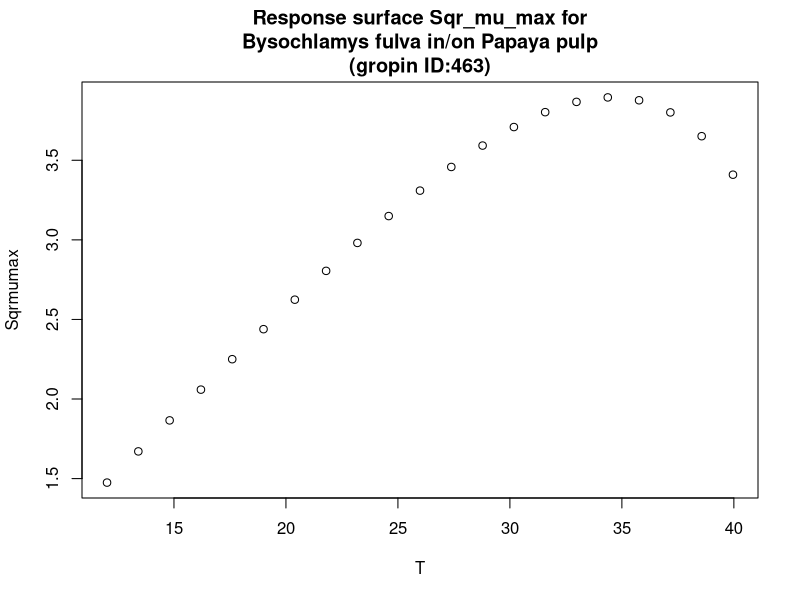

Reproduce this figure in R.
#############################
# start of Parameter script
#############################
T <- seq(12.012,39.96003996004,length.out=21)
#############################
# end of Parameter script
#############################
############################# 
# start of Model script Gropin ID 463 
#############################
 
# constant coefficients for this model
 
variables <- data.frame(T)
argumentsPar <- unique.data.frame(expand.grid(variables))
 
# heart of the model
response_surface <- function(T) {
   mumax <-1.43*(10^-1)*(T-1.63)*(1-exp(1.45*(10^-1)*(T-46.67)))

	return(mumax=mumax)
} 

# output parameters
responseSurface <- cbind(argumentsPar,response_surface(argumentsPar['T']))
colnames(responseSurface) <- c(colnames(argumentsPar),'Sqrmumax')
#############################
# End of Model script
#############################
############################# 
# start of Visualisation script Gropin ID 463 
#############################
titleText <-'Response surface Sqr_mu_max for
Bysochlamys fulva in/on Papaya pulp
(gropin ID:463)'
plot(T,responseSurface$'Sqrmumax',xlab='T',
                          ylab='Sqrmumax',main=titleText)
#############################
# End of Visualisation script
#############################
